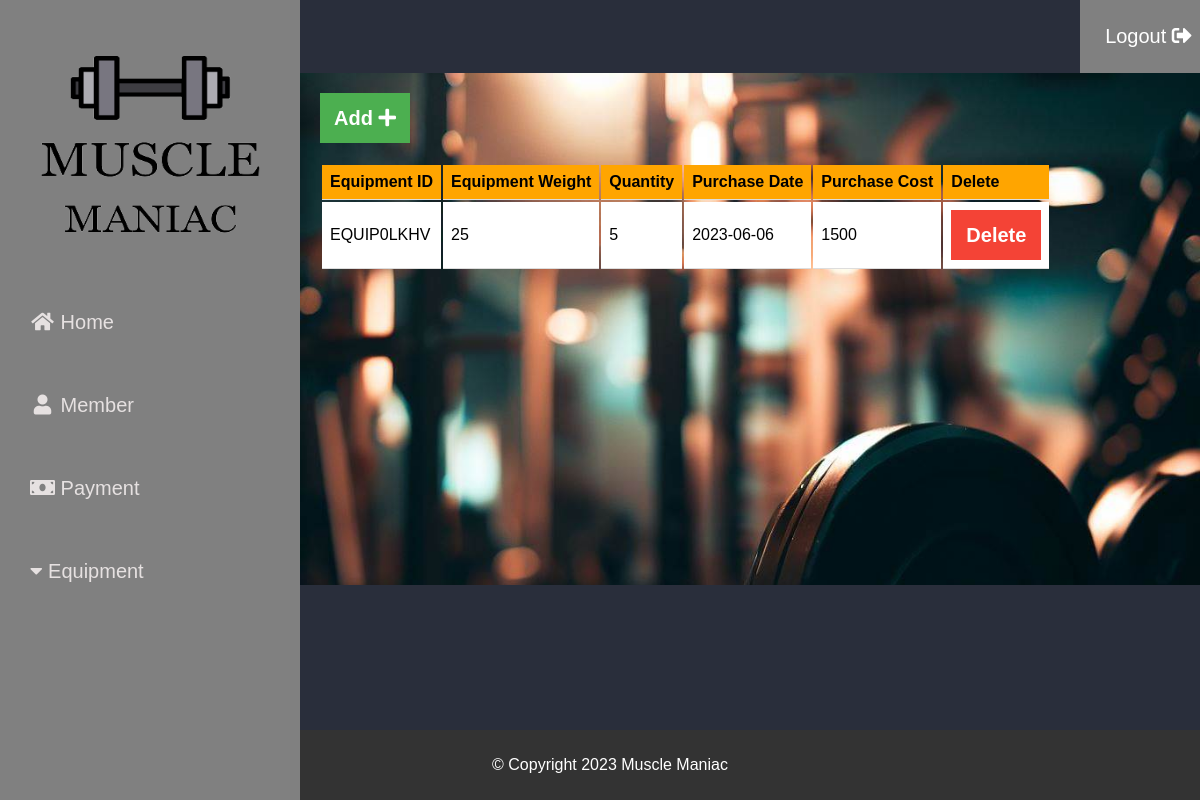
Page /equip1.php on the committed database.
### tables this page shows
CREATE TABLE `equipment1` (
  `equipment_id` varchar(10) NOT NULL,
  `equipment_weight` int(10) NOT NULL,
  `quantity` int(10) NOT NULL,
  `purchase_date` date NOT NULL,
  `purchase_cost` int(10) NOT NULL
);

### equip1.php (the view, shortened to what this page needs)
<!DOCTYPE html>
<html lang="en">
<head>
  <link rel="stylesheet" href="https://cdnjs.cloudflare.com/ajax/libs/font-awesome/5.15.4/css/all.min.css">
  <link rel="stylesheet" href="gym.css">
</head>
<body>
  <div class="main-container">
  <div class="logout">
  <button><a href="login.php"> Logout <i class="fas fa-sign-out-alt"></i> </a></button>
  </div>
  <div class="sidebar">
  <a href="dashboard.php">
    <img src="Muscle1.png" alt="logo" width="250px" height="200px">
  </a>
  <a class="foo" href="dashboard.php"><i class="fa fa-fw fa-home"></i> Home</a>
  <a class="foo" href="member.php"><i class="fa fa-fw fa-user"></i> Member</a>
  <a class="foo" href="payment.php"><i class="fas fa-money-bill"></i> Payment</a>
  <div class="dropdown">
      <a class="dropbtn" id="equip"><i class="fas fa-caret-down"></i> Equipment</a>
    </div>
</div>
<div class="container-wrapper" style="background-image: url(back.jpeg); background-repeat: no-repeat;background-size: cover;">
<a href="equip1add.php" class="add-button"><button> Add <i class="fas fa-plus"></i></button></a>
<table>
<tr>
    <th>Equipment ID</th>
    <th>Equipment Weight</th>
    <th>Quantity</th>
    <th>Purchase Date</th>
    <th>Purchase Cost</th>
    <th>Delete</th>
</tr>
<?php
$servername = "localhost";
$username = "root";
$password = "";
$dbname = "gym";
$conn = new mysqli($servername, $username, $password, $dbname);
$sql = "SELECT * FROM equipment1";
$results = $conn->query($sql);
if ($results->num_rows > 0) {
    while ($row = $results->fetch_assoc()) {
        echo "<tr>";
        echo "<td>" . $row["equipment_id"] . "</td>";
        echo "<td>" . $row["equipment_weight"] . "</td>";
        echo "<td>" . $row["quantity"] . "</td>";
        echo "<td>" . $row["purchase_date"] . "</td>";
        echo "<td>" . $row["purchase_cost"] . "</td>";
        echo "<td>
            <form method='post' action='equip1delete.php' onsubmit='return confirmDelete()'>
              <input type='hidden' name='equipment_id' value='" . $row["equipment_id"] . "'>
              <button type='submit' class='delete-button'>Delete</button>
            </form>
          </td>";
        echo "</tr>";
    }
} else {
    echo "<tr><td colspan='7'>No equipment found</td></tr>";
}
?>
</table>
  </div>
    <div class="footer">
      <p>&copy; Copyright 2023 Muscle Maniac</p>
    </div>
  </div>
</body>
</html>

### gym.css (style rules this page uses)
body { margin:0; padding:0; width: 100%; height: 100%; font-family: 'Arial', sans-serif; }
.main-container { background:rgb(41, 46, 59); position:absolute; top:0px; right:0px; bottom:0px; left:0px; }
.sidebar { height: 100%; width: 300px; position: fixed; z-index: 1; top: 0; left: 0; background-color: #808080; overflow-x: hidden; padding-top: 16px; }
.sidebar a { padding: 30px; text-decoration: none; font-size: 20px; color: #e6e1e1; display: block; }
.logout button { margin-left: 90%; height: 73px; width: 137px; text-decoration: none; border-style: none; font-size: 20px; padding: 10px; background-color: gray; }
.logout button a { color:white; text-decoration:none; }
.footer { margin:0; background-color: #333; color: #fff; padding: 10px; text-align: center; position: fixed; bottom: 0; width: 100%; }

### equip1.php (style rules this page uses)
.container-wrapper { margin-left: 300px; padding: 20px; height: 472px; display: flex; flex-direction: column; align-items: flex-start; }
.container-wrapper button { height: 50px; width: 90px; text-decoration: none; border-style: none; font-size: 20px; padding: 10px; color: white; background-color: #4caf50; font-weight:bold; cursor: pointer; }
table { border: collapse; }
th, td { background-color: white; text-align: left; padding: 8px; border-bottom: 1px solid #ddd; }
th { background-color: #FFA500; color: black; }
.add-button { margin-bottom: 20px; }
.container-wrapper .delete-button { background-color: #f44336; color: white; padding: 8px; border: none; cursor: pointer; }

### rows in the picture
equipment1: equipment_id "EQUIP0LKHV", equipment_weight "25", quantity "5", purchase_date "2023-06-06", purchase_cost "1500"
